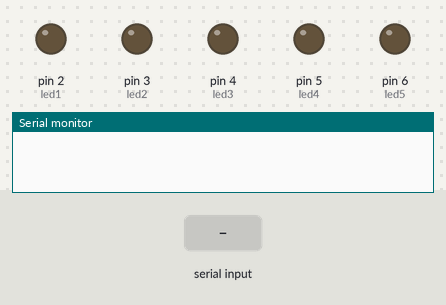
Recording of a sketch running on a simulated Arduino Uno, built with avr-gcc and run on an emulated ATmega328P. Parts: output pins drawn as LEDs (lit = HIGH), the last lines printed to the serial monitor. The test bench sets the inputs (shaded band).

Above: at 1.2 s.
1.3 s: "*all on" received over Serial
At 2.2 s:
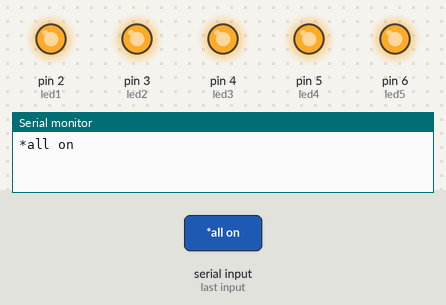
2.8 s: "*TV off" received over Serial
At 3.3 s:
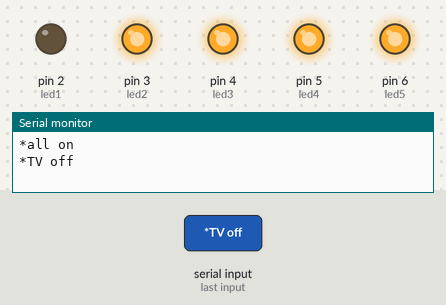
4.3 s: "*all off" received over Serial
At 4.8 s:
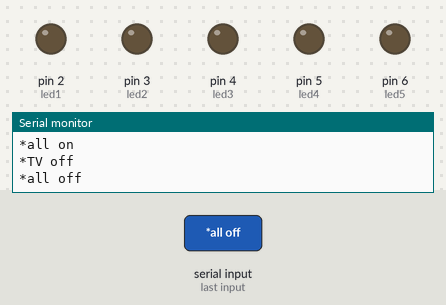
5.8 s: "*TV on" received over Serial
At 6.5 s:
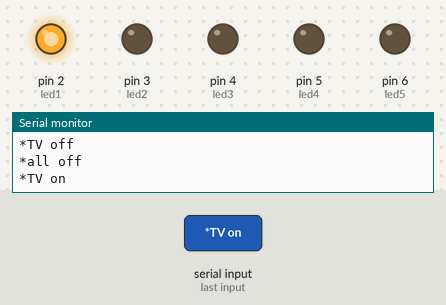
7.3 s: "*fan on" received over Serial
At 8.0 s:
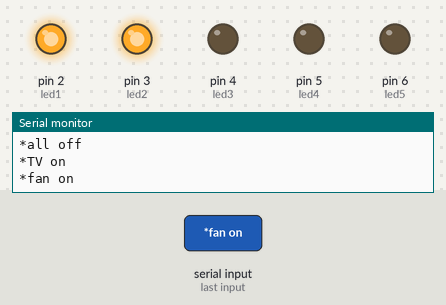
8.8 s: "*computer on" received over Serial
At 9.7 s:
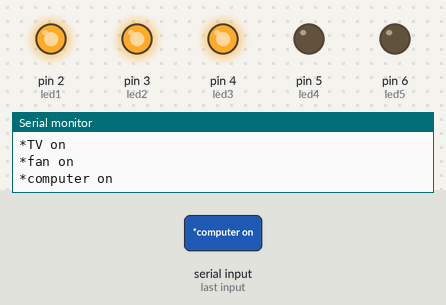
Timing chart, 0 to 11.4 s (numbered marks = the images above; inputs shaded):
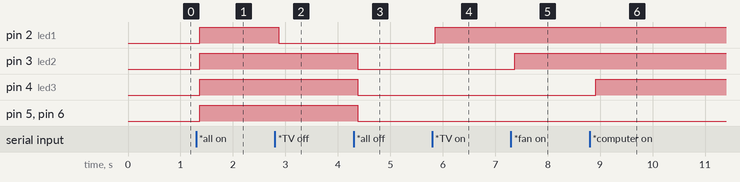

Measured:
- after the input at 1.3 s, pin 2 (led1), pin 3 (led2), pin 4 (led3), pin 5 (led4), pin 6 (led5): LOW → HIGH after 0.07 s
- after the input at 2.8 s, pin 2 (led1): HIGH → LOW after 0.07 s
- after the input at 4.3 s, pin 3 (led2), pin 4 (led3), pin 5 (led4), pin 6 (led5): HIGH → LOW after 0.08 s
- after the input at 5.8 s, pin 2 (led1): LOW → HIGH after 0.06 s
- after the input at 7.3 s, pin 3 (led2): LOW → HIGH after 0.07 s
- after the input at 8.8 s, pin 4 (led3): LOW → HIGH after 0.12 s

The sketch:

Voice_Activation.ino
```cpp
//Coded By: Angelo Casimiro (4/27/14)
//Voice Activated Arduino (Bluetooth + Android)
//Feel free to modify it but remember to give credit

String voice;
int
led1 = 2, //Connect LED 1 To Pin #2
led2 = 3, //Connect LED 2 To Pin #3
led3 = 4, //Connect LED 3 To Pin #4
led4 = 5, //Connect LED 4 To Pin #5
led5 = 6; //Connect LED 5 To Pin #6
//--------------------------Call A Function-------------------------------//
void allon(){
     digitalWrite(led1, HIGH);
     digitalWrite(led2, HIGH);
     digitalWrite(led3, HIGH);
     digitalWrite(led4, HIGH);
     digitalWrite(led5, HIGH);
}
void alloff(){
     digitalWrite(led1, LOW);
     digitalWrite(led2, LOW);
     digitalWrite(led3, LOW);
     digitalWrite(led4, LOW);
     digitalWrite(led5, LOW);
}
//-----------------------------------------------------------------------//
void setup() {
  Serial.begin(9600);
  pinMode(led1, OUTPUT);
  pinMode(led2, OUTPUT);
  pinMode(led3, OUTPUT);
  pinMode(led4, OUTPUT);
  pinMode(led5, OUTPUT);
}
//-----------------------------------------------------------------------//
void loop() {
  while (Serial.available()){  //Check if there is an available byte to read
  delay(10); //Delay added to make thing stable
  char c = Serial.read(); //Conduct a serial read
  if (c == '#') {break;} //Exit the loop when the # is detected after the word
  voice += c; //Shorthand for voice = voice + c
  }
  if (voice.length() > 0) {
    Serial.println(voice);
//-----------------------------------------------------------------------//
  //----------Control Multiple Pins/ LEDs----------//
       if(voice == "*all on") {allon();}  //Turn Off All Pins (Call Function)
  else if(voice == "*all off"){alloff();} //Turn On  All Pins (Call Function)

  //----------Turn On One-By-One----------//
  else if(voice == "*TV on") {digitalWrite(led1, HIGH);}
  else if(voice == "*fan on") {digitalWrite(led2, HIGH);}
  else if(voice == "*computer on") {digitalWrite(led3, HIGH);}
  else if(voice == "*bedroom lights on") {digitalWrite(led4, HIGH);}
  else if(voice == "*bathroom lights on") {digitalWrite(led5, HIGH);}
  //----------Turn Off One-By-One----------//
  else if(voice == "*TV off") {digitalWrite(led1, LOW);}
  else if(voice == "*fan off") {digitalWrite(led2, LOW);}
  else if(voice == "*computer off") {digitalWrite(led3, LOW);}
  else if(voice == "*bedroom lights off") {digitalWrite(led4, LOW);}
  else if(voice == "*bathroom lights off") {digitalWrite(led5, LOW);}
//-----------------------------------------------------------------------//
voice="";}} //Reset the variable after initiating
```
